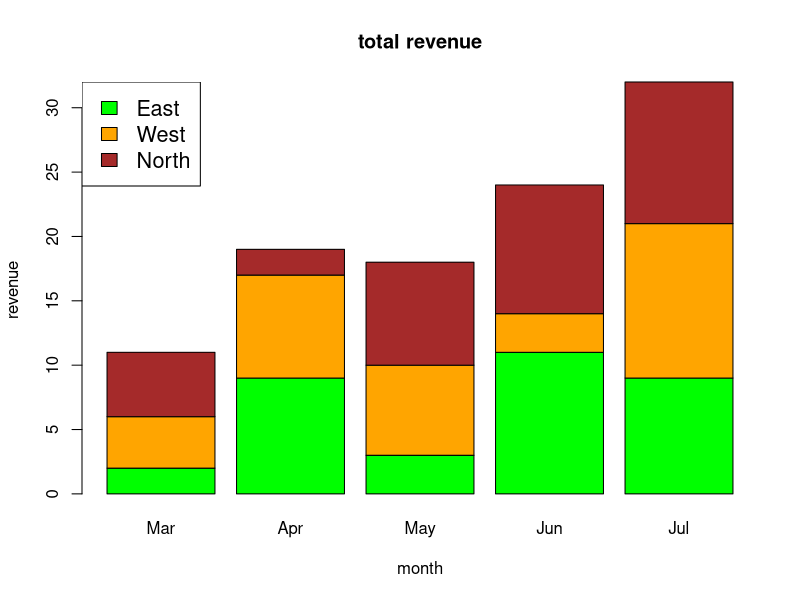

Source code (R):
# Create the input vectors.
colors = c("green","orange","brown")
months <- c("Mar","Apr","May","Jun","Jul")
regions <- c("East","West","North")
# Create the matrix of the values.
Values <- matrix(c(2,9,3,11,9,4,8,7,3,12,5,2,8,10,11), nrow = 3,
                 ncol = 5, byrow = TRUE)

# Create the bar chart
barplot(Values, main = "total revenue", names.arg = months, xlab =
          "month", ylab = "revenue", col = colors)
# Add the legend to the chart
legend("topleft", regions, cex = 1.3, fill = colors)

